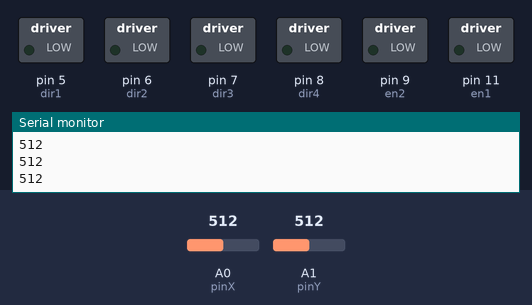
A sketch run on a simulated Arduino Uno, built with avr-gcc and run on an emulated ATmega328P. Shown: switched loads named in the sketch (green lamp = pin HIGH), the last lines printed to the serial monitor. The test bench sets the inputs (shaded band); at power-on: A0 (pinX) = 512, A1 (pinY) = 512.

Above: at 1.2 s.
1.3 s: A0 (pinX) set to 526
At 2.5 s:
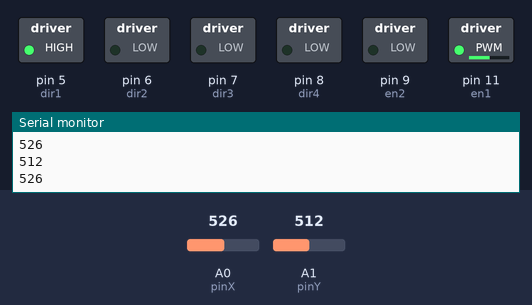
2.8 s: A1 (pinY) set to 528
At 3.7 s:
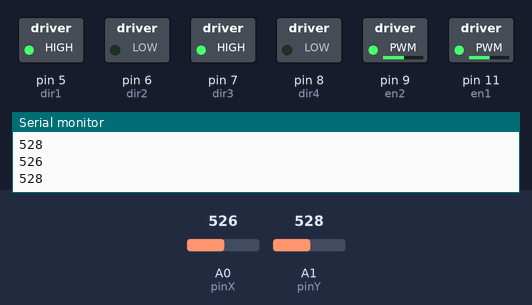
4.3 s: A0 (pinX) set to 511
At 4.8 s:
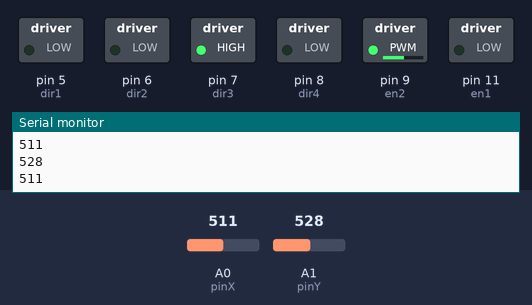
5.8 s: A1 (pinY) set to 502
At 7.0 s:
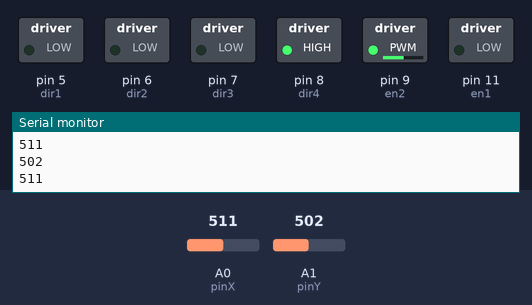
7.3 s: A0 (pinX) set to 306
At 8.5 s:
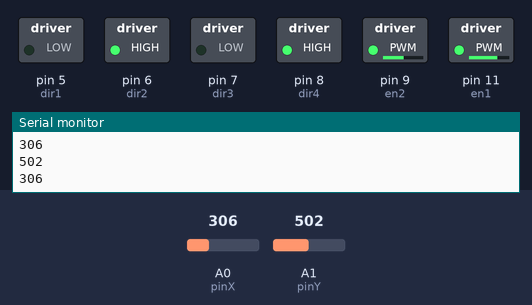
8.8 s: A1 (pinY) set to 522
At 9.5 s:
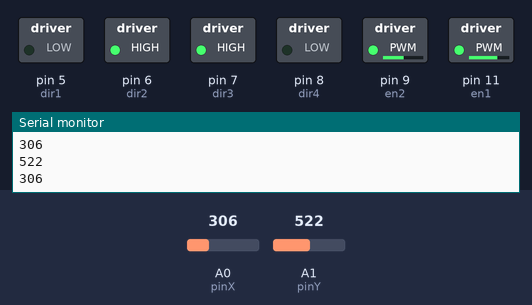
Timing chart, 0 to 11.3 s (numbered marks = the images above; inputs shaded):
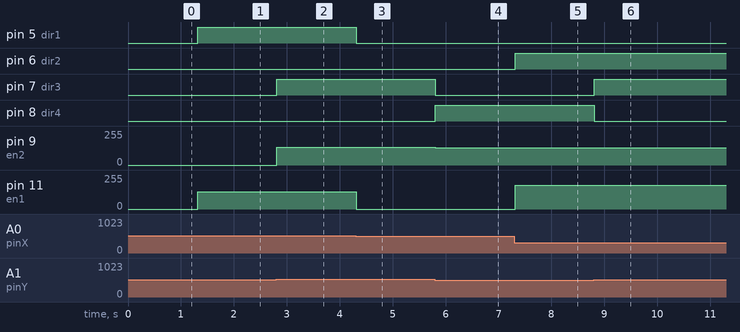

The sketch:

Dc_motor_control_via_Jystick.ino
```cpp
// Pin definitions for motor and joystick control
#define dir3 7       // Motor 2 direction control pin 1
#define dir4 8       // Motor 2 direction control pin 2
#define en2 9        // Motor 2 enable (PWM) pin for speed control
#define dir1 5       // Motor 1 direction control pin 1
#define dir2 6       // Motor 1 direction control pin 2
#define en1 11       // Motor 1 enable (PWM) pin for speed control
#define pinX A0      // Joystick X-axis analog pin (horizontal control)
#define pinY A1      // Joystick Y-axis analog pin (vertical control)
const int centerPos = 512;
const int maxAnalogVal = 1023;

// Dead zone ranges to prevent unintentional movement
const int rangeX = 4;    // Dead zone range for X-axis
const int rangeY = 8;    // Dead zone range for Y-axis

void setup() {
    // Set motor pins as outputs
    pinMode(dir1, OUTPUT);
    pinMode(dir2, OUTPUT);
    pinMode(en1, OUTPUT);
    pinMode(dir3, OUTPUT);
    pinMode(dir4, OUTPUT);
    pinMode(en2, OUTPUT);

    // Set joystick pins as inputs
    pinMode(pinX, INPUT);
    pinMode(pinY, INPUT);

    // Initialize serial communication for debugging joystick values
    Serial.begin(9600);
}

void loop() {
    int valX = 0;    // Stores raw joystick X-axis value
    int valY = 0;    // Stores raw joystick Y-axis value

    // Read joystick X-axis value (horizontal control)
    valX = analogRead(pinX);
    Serial.println(valX);  // Print X-axis value to serial monitor for debugging

    // Read joystick Y-axis value (vertical control)
    valY = analogRead(pinY);
    Serial.println(valY);  // Print Y-axis value to serial monitor for debugging

    //****You can also map() function for mapping the wanted values. l divided readed values with 4 for simplicity.

    // Control Motor 1 based on joystick X-axis
    if (valX >= (512 - rangeX) && valX <= (centerPos + rangeX)) {
        // Joystick is centered (within dead zone) - stop motor
        analogWrite(en1, 0);               // Stop motor by setting PWM to 0
        digitalWrite(dir1, LOW);
        digitalWrite(dir2, LOW);
    }
    else if (valX > (centerPos + rangeX)) {
        // Joystick is pushed to the right - move motor forward
        digitalWrite(dir1, HIGH);
        digitalWrite(dir2, LOW);
        analogWrite(en1, valX / 4);        // Adjust speed based on joystick position
    }
    else if (valX < (centerPos - rangeX)) {
        // Joystick is pushed to the left - move motor backward
        digitalWrite(dir1, LOW);
        digitalWrite(dir2, HIGH);
        analogWrite(en1, (-(valX - maxAnalogVal) / 4)); // Adjust speed based on joystick position
    }

    // Control Motor 2 based on joystick Y-axis
    if (valY >= (centerPos - rangeY) && valY <= (centerPos + rangeY)) {
        // Joystick is centered (within dead zone) - stop motor
        analogWrite(en2, 0);               // Stop motor by setting PWM to 0
        digitalWrite(dir3, LOW);
        digitalWrite(dir4, LOW);
    }
    else if (valY > (centerPos + rangeY)) {
        // Joystick is pushed upward - move motor forward
        digitalWrite(dir3, HIGH);
        digitalWrite(dir4, LOW);
        analogWrite(en2, valY / 4);        // Adjust speed based on joystick position
    }
    else if (valY < (centerPos - rangeY)) {
        // Joystick is pushed downward - move motor backward
        digitalWrite(dir3, LOW);
        digitalWrite(dir4, HIGH);
        analogWrite(en2, (-(valY - maxAnalogVal) / 4)); // Adjust speed based on joystick position
    }
}
```

Measured:
- the behaviour switches between 516 and 517 on A0 (pinX) (found by bisection; images 0 and 1)
- the behaviour switches between 520 and 521 on A1 (pinY) (found by bisection; images 1 and 2)
- after the input at 1.3 s, pin 5 (dir1): LOW → HIGH at once; pin 11 (en1): 0/255 → 131/255 at once
- after the input at 2.8 s, pin 7 (dir3): LOW → HIGH at once; pin 9 (en2): 0/255 → 132/255 at once
- after the input at 4.3 s, pin 5 (dir1): HIGH → LOW at once; pin 11 (en1): 131/255 → 0/255 at once
- after the input at 5.8 s, pin 7 (dir3): HIGH → LOW at once; pin 8 (dir4): LOW → HIGH at once; pin 9 (en2): 132/255 → 130/255 at once
- after the input at 7.3 s, pin 6 (dir2): LOW → HIGH at once; pin 11 (en1): 0/255 → 179/255 at once
- after the input at 8.8 s, pin 7 (dir3): LOW → HIGH at once; pin 8 (dir4): HIGH → LOW at once
